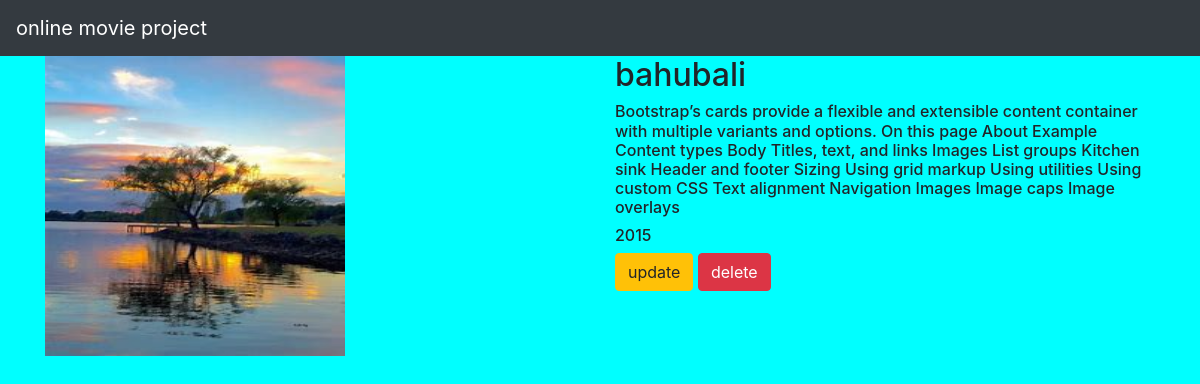
/movie/7/, run on the app's committed database.
### movieapp/models.py (models this page shows, shortened)
class Movie (models .Model):
    name=models.CharField(max_length=250)
    desc=models.TextField()
    year=models.IntegerField()
    img=models.ImageField(upload_to='gallery')

### movieapp/views.py (the view)
# urls.py: path('movie/<int:movie_id>/',views.detail,name='detail'),
def detail(request,movie_id):
    movie=Movie.objects.get(id=movie_id)
    return  render(request,"detail.html",{'movie':movie})

### templates/detail.html
{% extends 'base.html' %}
{% block body %}
<div class ="container">
    <div class="row">
        <div class="col-md-6">
          <img src="{{movie.img.url}}" width="300" height="300">
        </div>
<div class="col-md-6">
    <h2>{{movie.name}}</h2>
    <h6>{{movie.desc}}</h6>
    <h6>{{movie.year}}</h6>
    <a class ="btn btn-warning" href="{% url 'movieapp:update' movie.id %}">update</a>
    <a class ="btn btn-danger" href="{% url 'movieapp:delete' movie.id %}">delete</a>
</div>
  </div>
</div>
{% endblock %}

### static/style.css (style rules this page uses)
body { background-color:aqua; }

### data on the page
Movie: img (picture), name "bahubali", desc "Bootstrap’s cards provide a flexible and extensible content container with multiple variants and options. On this page About Example Content types Body Titles, text, and links Images List groups Kitchen sink Header and footer Sizing Using grid markup Using utilities Using custom CSS Text alignment Navigation Images Image caps Image overlays", year "2015"
